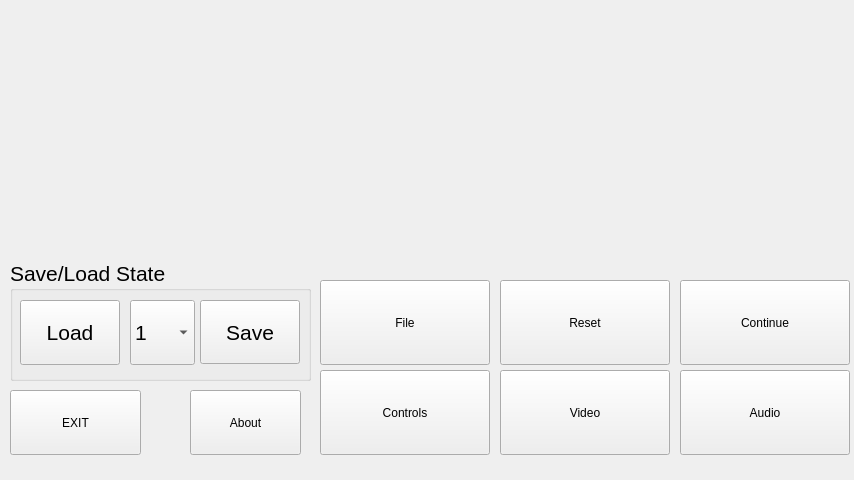
<?xml version="1.0" encoding="UTF-8"?>
<ui version="4.0">
 <class>EmuSettingsClass</class>
 <widget class="QMainWindow" name="EmuSettingsClass">
  <property name="geometry">
   <rect>
    <x>0</x>
    <y>0</y>
    <width>854</width>
    <height>480</height>
   </rect>
  </property>
  <property name="windowTitle">
   <string>MainWindow</string>
  </property>
  <property name="styleSheet">
   <string notr="true"/>
  </property>
  <widget class="QWidget" name="centralwidget">
   <widget class="QPushButton" name="fileButton">
    <property name="geometry">
     <rect>
      <x>320</x>
      <y>280</y>
      <width>170</width>
      <height>85</height>
     </rect>
    </property>
    <property name="text">
     <string>File</string>
    </property>
   </widget>
   <widget class="QPushButton" name="controlsButton">
    <property name="geometry">
     <rect>
      <x>320</x>
      <y>370</y>
      <width>170</width>
      <height>85</height>
     </rect>
    </property>
    <property name="text">
     <string>Controls</string>
    </property>
   </widget>
   <widget class="QPushButton" name="exitButton">
    <property name="geometry">
     <rect>
      <x>10</x>
      <y>390</y>
      <width>131</width>
      <height>65</height>
     </rect>
    </property>
    <property name="text">
     <string>EXIT</string>
    </property>
   </widget>
   <widget class="QPushButton" name="audioButton">
    <property name="geometry">
     <rect>
      <x>680</x>
      <y>370</y>
      <width>170</width>
      <height>85</height>
     </rect>
    </property>
    <property name="text">
     <string>Audio</string>
    </property>
   </widget>
   <widget class="QPushButton" name="ContinueButton">
    <property name="geometry">
     <rect>
      <x>680</x>
      <y>280</y>
      <width>170</width>
      <height>85</height>
     </rect>
    </property>
    <property name="text">
     <string>Continue</string>
    </property>
   </widget>
   <widget class="QWidget" name="settingsViewWidget" native="true">
    <property name="geometry">
     <rect>
      <x>0</x>
      <y>0</y>
      <width>854</width>
      <height>200</height>
     </rect>
    </property>
    <widget class="QLabel" name="atntLabel">
     <property name="geometry">
      <rect>
       <x>0</x>
       <y>0</y>
       <width>854</width>
       <height>200</height>
      </rect>
     </property>
     <property name="styleSheet">
      <string notr="true">QLabel{
	border-image: url(:/graphics/gfx/gpsp4symbianlogo.png);
}</string>
     </property>
     <property name="text">
      <string/>
     </property>
    </widget>
   </widget>
   <widget class="QGroupBox" name="saveloadState">
    <property name="geometry">
     <rect>
      <x>10</x>
      <y>260</y>
      <width>301</width>
      <height>121</height>
     </rect>
    </property>
    <property name="font">
     <font>
      <pointsize>16</pointsize>
     </font>
    </property>
    <property name="styleSheet">
     <string notr="true"/>
    </property>
    <property name="title">
     <string>Save/Load State</string>
    </property>
    <widget class="QPushButton" name="saveStateButton">
     <property name="geometry">
      <rect>
       <x>190</x>
       <y>40</y>
       <width>100</width>
       <height>64</height>
      </rect>
     </property>
     <property name="text">
      <string>Save</string>
     </property>
    </widget>
    <widget class="QComboBox" name="saveSlotBox">
     <property name="geometry">
      <rect>
       <x>120</x>
       <y>40</y>
       <width>65</width>
       <height>65</height>
      </rect>
     </property>
     <item>
      <property name="text">
       <string>1</string>
      </property>
     </item>
     <item>
      <property name="text">
       <string>2</string>
      </property>
     </item>
     <item>
      <property name="text">
       <string>3</string>
      </property>
     </item>
     <item>
      <property name="text">
       <string>4</string>
      </property>
     </item>
     <item>
      <property name="text">
       <string>5</string>
      </property>
     </item>
    </widget>
    <widget class="QPushButton" name="loadStateButton">
     <property name="geometry">
      <rect>
       <x>10</x>
       <y>40</y>
       <width>100</width>
       <height>65</height>
      </rect>
     </property>
     <property name="text">
      <string>Load</string>
     </property>
    </widget>
   </widget>
   <widget class="QPushButton" name="videoButton">
    <property name="geometry">
     <rect>
      <x>500</x>
      <y>370</y>
      <width>170</width>
      <height>85</height>
     </rect>
    </property>
    <property name="text">
     <string>Video</string>
    </property>
   </widget>
   <widget class="QPushButton" name="resetButton">
    <property name="geometry">
     <rect>
      <x>500</x>
      <y>280</y>
      <width>170</width>
      <height>85</height>
     </rect>
    </property>
    <property name="text">
     <string>Reset</string>
    </property>
   </widget>
   <widget class="QPushButton" name="aboutButton">
    <property name="geometry">
     <rect>
      <x>190</x>
      <y>390</y>
      <width>111</width>
      <height>65</height>
     </rect>
    </property>
    <property name="text">
     <string>About</string>
    </property>
   </widget>
   <widget class="QLabel" name="separator">
    <property name="geometry">
     <rect>
      <x>0</x>
      <y>230</y>
      <width>854</width>
      <height>20</height>
     </rect>
    </property>
    <property name="styleSheet">
     <string notr="true">QLabel{
border-image: url(:/graphics/gfx/separator.png);
}</string>
    </property>
    <property name="text">
     <string/>
    </property>
   </widget>
  </widget>
  <widget class="QMenuBar" name="menubar">
   <property name="geometry">
    <rect>
     <x>0</x>
     <y>0</y>
     <width>854</width>
     <height>20</height>
    </rect>
   </property>
  </widget>
 </widget>
 <resources/>
 <connections/>
</ui>
